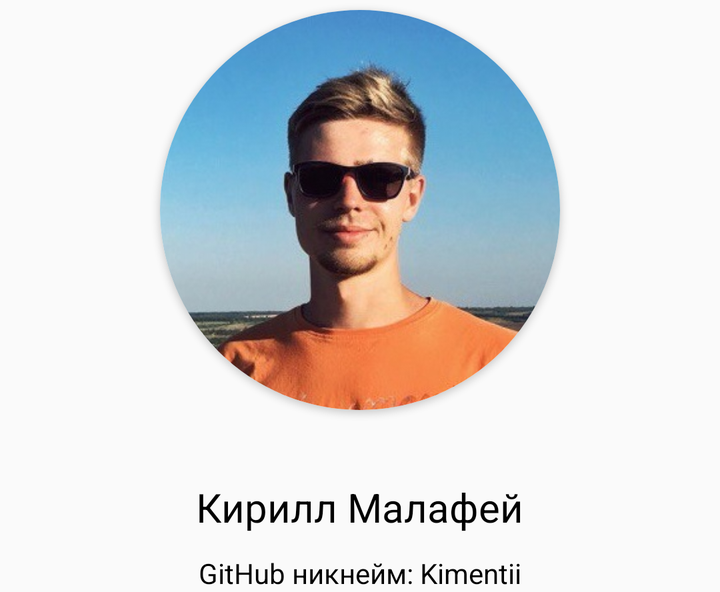
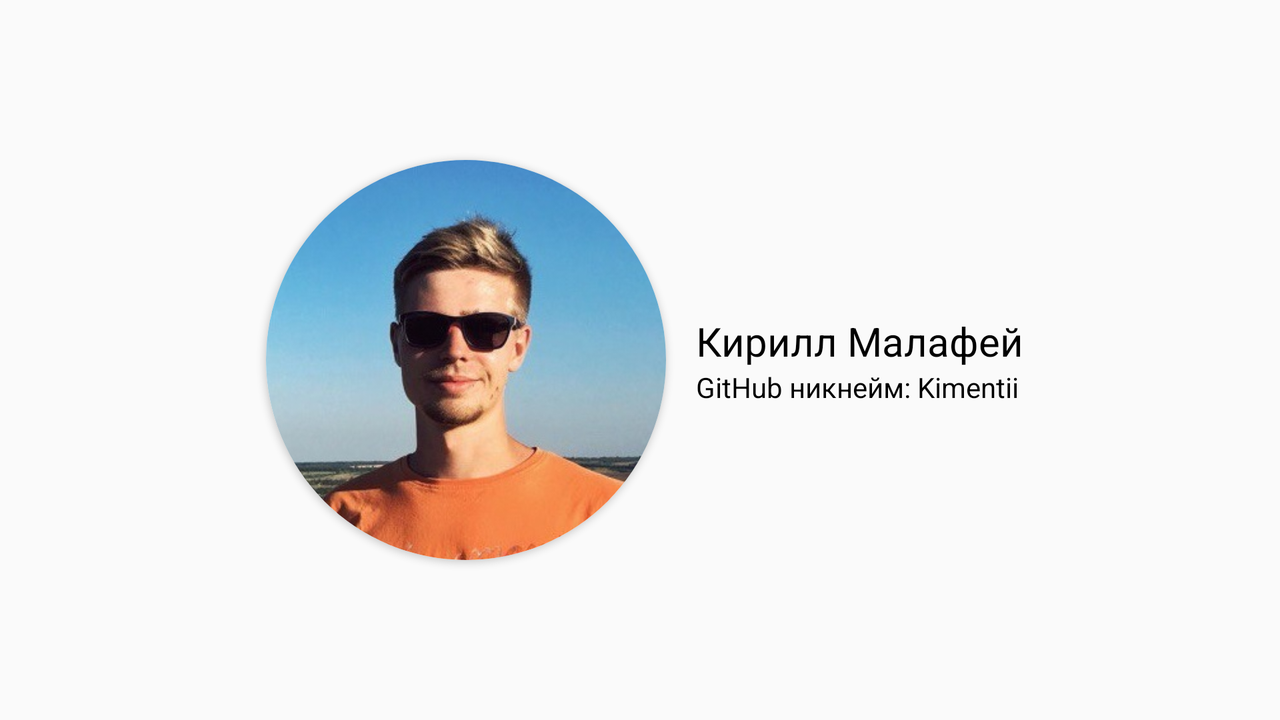

An Android layout and its configuration variant, each rendered on a device that would load it. The default file and the variant file are quoted in full after the pictures.
<!-- AndroidManifest.xml: application theme AppTheme -->
<!-- res/layout/fragment_profile.xml -->
<?xml version="1.0" encoding="utf-8"?>
<LinearLayout
    xmlns:android="http://schemas.android.com/apk/res/android"
    xmlns:app="http://schemas.android.com/apk/res-auto"
    android:layout_width="wrap_content"
    android:layout_height="wrap_content"
    android:layout_gravity="center"
    android:orientation="vertical">

    <android.support.v7.widget.CardView
        android:layout_width="@dimen/image_size"
        android:layout_height="@dimen/image_size"
        android:layout_margin="5dp"
        app:cardCornerRadius="@dimen/image_radius">

        <ImageView
            android:id="@+id/image_view_author_photo"
            android:layout_width="wrap_content"
            android:layout_height="wrap_content"
            android:background="@color/white"
            android:contentDescription="@string/my_photo"
            android:scaleType="centerCrop"
            android:src="@drawable/me"/>
    </android.support.v7.widget.CardView>

    <TextView
        android:layout_width="wrap_content"
        android:layout_height="wrap_content"
        android:layout_gravity="center"
        android:layout_marginTop="30dp"
        android:text="@string/name_and_surname"
        android:textColor="@color/black"
        android:textSize="20sp"/>

    <TextView
        android:layout_width="wrap_content"
        android:layout_height="wrap_content"
        android:layout_gravity="center"
        android:layout_marginTop="10dp"
        android:text="@string/github_account_name"
        android:textColor="@color/black"/>
</LinearLayout>
<!-- resources referenced by this layout -->
<resources>
  <color name="black">#000000</color>
  <color name="white">#ffffff</color>
  <dimen name="image_radius">100dp</dimen>
  <dimen name="image_size">200dp</dimen>
  <!-- drawable me: jpg bitmap (drawable, 37673 bytes) -->
  <string name="github_account_name">GitHub никнейм: Kimentii</string>
  <string name="my_photo">Фото Кирилла</string>
  <string name="name_and_surname">Кирилл Малафей</string>
  <style name="AppTheme" parent="Theme.AppCompat.Light.DarkActionBar">
          
          <item name="colorPrimary">@color/colorPrimary</item>
          <item name="colorPrimaryDark">@color/colorPrimaryDark</item>
          <item name="colorAccent">@color/colorAccent</item>
      </style>
</resources>
<!-- res/layout-land/fragment_profile.xml (the repository's variant of the layout above) -->
<!-- drawn on the phone turned sideways -->
<?xml version="1.0" encoding="utf-8"?>
<LinearLayout
    xmlns:android="http://schemas.android.com/apk/res/android"
    xmlns:app="http://schemas.android.com/apk/res-auto"
    android:layout_width="match_parent"
    android:layout_height="match_parent"
    android:orientation="horizontal">

    <FrameLayout
        android:layout_width="wrap_content"
        android:layout_height="match_parent"
        android:layout_weight="10">

        <LinearLayout
            android:layout_width="wrap_content"
            android:layout_height="match_parent"
            android:layout_gravity="center">

            <android.support.v7.widget.CardView
                android:layout_width="@dimen/image_size"
                android:layout_height="@dimen/image_size"
                android:layout_gravity="center_vertical"
                android:layout_margin="5dp"
                app:cardCornerRadius="@dimen/image_radius">

                <ImageView
                    android:id="@+id/roundedImageView"
                    android:layout_width="wrap_content"
                    android:layout_height="wrap_content"
                    android:background="@color/white"
                    android:contentDescription="@string/my_photo"
                    android:scaleType="centerCrop"
                    android:src="@drawable/me"/>
            </android.support.v7.widget.CardView>

            <LinearLayout
                android:layout_width="match_parent"
                android:layout_height="match_parent"
                android:layout_gravity="center_vertical"
                android:layout_marginStart="10dp"
                android:gravity="center_vertical"
                android:orientation="vertical">

                <TextView
                    android:layout_width="wrap_content"
                    android:layout_height="wrap_content"
                    android:layout_gravity="center_vertical"
                    android:text="@string/name_and_surname"
                    android:textColor="@color/black"
                    android:textSize="20sp"/>

                <TextView
                    android:layout_width="wrap_content"
                    android:layout_height="wrap_content"
                    android:layout_gravity="center_vertical"
                    android:text="@string/github_account_name"
                    android:textColor="@color/black"/>
            </LinearLayout>

        </LinearLayout>
    </FrameLayout>
</LinearLayout>
